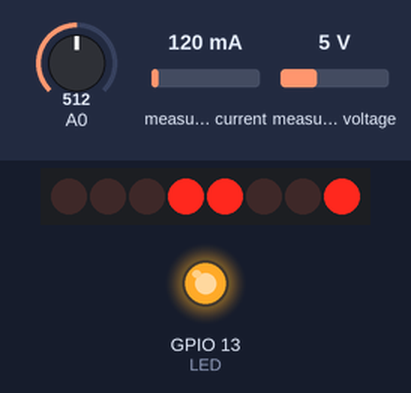
The sketch below on a simulated ESP8266 (NodeMCU). Shown: 8 port-expander outputs drawn as a row of LEDs (first output left, lit = HIGH), output pins drawn as LEDs (lit = HIGH). Wiring (inferred from the names in the program): PCF8574 port expander at I2C address 0x3E; INA219 current sensor at I2C address 0x40. Wiring (inferred from the signals the program sends): row of LEDs: on Q0, Q1, Q2, Q3, Q4, Q5, Q6, Q7. Inputs (shaded band) come from the test bench; at power-on: A0 = 512, measured current 120 mA, measured voltage 5 V. WiFi joins after 1.5 s; servers stay silent unless stated; uploads are accepted with an empty reply; what the sketch prints to the serial monitor is not drawn.

Above: at 0.4 s.
At 6.9 s:
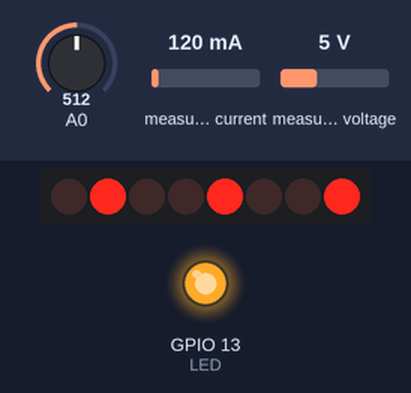
Timing chart, 0 to 8.4 s (numbered marks = the images above):
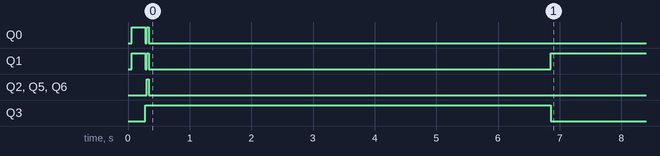

The sketch:

ESP8266_INA226.ino
```cpp
#include <ESP8266WiFi.h>
#include <ESP8266HTTPClient.h>
#include <Wire.h>
#include "INA226.h"
#include "ST7032.h"

extern "C" {
#include "user_interface.h"
}

// ----- ここをチームごとに書き換えてください -----
#define HOST "xxx.xxx.xx"
#define TEAM "team_X"
#define PASS "xxxxxxxxxx"
#define WIFI_SSID "KSA_team_X"
#define WIFI_PASS "xxxxxxxx"
#define CALIBRATION_A 1.0
#define CALIBRATION_B 0.0
// -------------------------------------------

#define LED 13
#define SDA 4
#define SCL 5
#define SAMPLING_INTERVAL 100 // 100ミリ秒間隔で計測
#define SAMPLING_COUNT    50  // 50回計測したら平均値を計算してデータを送信

INA226 ina226;
ST7032 lcd;

// 1. 初回起動時の処理
void setup() {
    Serial.begin(115200);
    delay(20);
    Serial.println("Start");
    pinMode(LED, OUTPUT);
    digitalWrite(13, HIGH);

    lcd.begin(16,2);
    lcd.setContrast(35);
    lcd.clear();

    ina226.begin(SDA, SCL);
    Serial.print("INA226 Manufacture ID: ");
    Serial.println(ina226.readId(), HEX);

    connect_to_wifi();
}

// 2. 繰り返し実行する処理
void loop() {
    float average_current;
    float average_voltage;
    float average_power;
    float average_wind_speed;

    static int index = 0;
    static float currents[SAMPLING_COUNT];
    static float voltages[SAMPLING_COUNT];
    static float wind_speeds[SAMPLING_COUNT];

    delay(SAMPLING_INTERVAL);

    // 2-1. データを測定
    currents[index]    = ina226.readCurrent();
    voltages[index]    = ina226.readVoltage();
    wind_speeds[index] = get_wind_speed();

    // 2-2. データが一定数溜まるまで、ここまでの処理を繰り返す
    if (index < SAMPLING_COUNT - 1) {
        index++;
        return;
    }

    // 2-3. 平均を計算
    average_current = mean(currents);
    average_voltage = mean(voltages) * 0.001;
    average_power   = average_current * average_voltage;
    average_wind_speed = mean(wind_speeds);
    print_measured_data(average_voltage, average_power, average_wind_speed);

    // 2-4. データを送信する前に Wi-Fi 接続状況をチェック
    reconnect_wifi_if_disconnected();
    print_wifi_rssi_lcd(0);

    // 2-5. データをクラウドに送信
    post_to_cloud(average_current, average_voltage, average_power, average_wind_speed);

    // 2-6. 次のサンプリングを実施するため、配列のインデックスを初期化
    index = 0;
}

float get_analog_voltage() {
    return system_adc_read() / 1024.0;
}

float get_wind_speed() {
    return (((get_analog_voltage() * 2.0 - 0.4) / 1.6 * 32.4) - CALIBRATION_B) / CALIBRATION_A;
}

void clear_lcd_row(int row) {
    lcd.setCursor(0, row);
    lcd.print("                ");
}

void connect_to_wifi() {
    Serial.print("Wi-Fi Connecting");
    lcd.setCursor(0,0);
    lcd.print("Wi-Fi Connecting");

    WiFi.begin(WIFI_SSID, WIFI_PASS);
    while (WiFi.status() != WL_CONNECTED) {
        Serial.print(".");
        delay(500);
    }
}

void reconnect_wifi_if_disconnected() {
    if (WiFi.status() != WL_CONNECTED) {
        Serial.println("Wi-Fi diconnected. Reconnecting...");
        connect_to_wifi();
    }
}

void print_wifi_rssi_lcd(int row) {
    char lcd_message[16];

    sprintf(lcd_message, "Wi-Fi %ddBm", wifi_station_get_rssi());
    clear_lcd_row(0);
    lcd.setCursor(0,0);
    lcd.print(lcd_message);
}

float mean(float* array) {
  float sum  = 0.0;

  for (int i = 0; i < SAMPLING_COUNT; i++) {
      sum += abs(array[i]);
  }
  return sum / (float)SAMPLING_COUNT;
}

void post_to_cloud(float current, float voltage, float power, float wind_speed) {
    char current_str[8];
    char voltage_str[8];
    char power_str[8];
    char wind_speed_str[8];
    char request[1024];
    char body[1024];
    HTTPClient http;

    dtostrf(current,   -1, 1, current_str);
    dtostrf(voltage,   -1, 1, voltage_str);
    dtostrf(power,     -1, 1, power_str);
    dtostrf(wind_speed,-1, 1, wind_speed_str);

    sprintf(request, "http://%s:%s@%s/db", TEAM, PASS, HOST);
    sprintf(body, "mA %s\nV %s\nmW %s\nm/s %s\n", current_str, voltage_str, power_str, wind_speed_str);
    Serial.println(request);
    Serial.print(body);

    http.begin(request);
    int httpCode = http.POST(body);
    Serial.printf("[HTTP] code: %d\n\n", httpCode);
}

void print_all(float* array) {
    for (int i = 0; i < SAMPLING_COUNT; i++) {
        Serial.print(array[i]);
        Serial.print(", ");
    }
    Serial.println("");
}

void print_measured_data(float voltage, float power, float wind) {
    char voltage_str[8];
    char power_str[8];
    char wind_str[8];
    char message[24];

    dtostrf(voltage, -1, 1, voltage_str);
    dtostrf(power,   -1, 1, power_str);
    dtostrf(wind,    -1, 1, wind_str);

    sprintf(message, "%sV %smW %sm", voltage_str, power_str, wind_str);
    clear_lcd_row(1);
    lcd.setCursor(0,1);
    lcd.print(message);
}
```

INA226.cpp
```cpp
// ORIGINAL https://github.com/TakehikoShimojima/Arduino-Current-Logger

#include <ESP8266WiFi.h>
#include <Wire.h>
#include "INA226.h"

#define INA226_ADDRESS 0x40
#define INA226_CONFIG_REG 0x00
#define INA226_SHUNTV_REG 0x01
#define INA226_BUSV_REG 0x02
#define INA226_POWER_REG 0x03
#define INA226_CURRENT_REG 0x04
#define INA226_CALIB_REG 0x05
#define INA226_MASK_REG 0x06

// AVG Bit [11:9]
#define INA226_AVG1    0b000
#define INA226_AVG4    0b001
#define INA226_AVG16   0b010
#define INA226_AVG64   0b011
#define INA226_AVG128  0b100
#define INA226_AVG256  0b101
#define INA226_AVG512  0b110
#define INA226_AVG1024 0b111

// VBUSCT Bit [8:6]
#define INA226_VBUSCT140u   0b000
#define INA226_VBUSCT204u   0b001
#define INA226_VBUSCT332u   0b010
#define INA226_VBUSCT588u   0b011
#define INA226_VBUSCT1100u  0b100
#define INA226_VBUSCT2116u  0b101
#define INA226_VBUSCT4156u  0b110
#define INA226_VBUSCT8244u  0b111

// VSHCT Bit [5:3]
#define INA226_VSHCT140u   0b000
#define INA226_VSHCT204u   0b001
#define INA226_VSHCT332u   0b010
#define INA226_VSHCT588u   0b011
#define INA226_VSHCT1100u  0b100
#define INA226_VSHCT2116u  0b101
#define INA226_VSHCT4156u  0b110
#define INA226_VSHCT8244u  0b111

INA226::INA226() {
}

INA226::~INA226() {
}

void INA226::begin(int sda, int sck) {
    int config = (INA226_AVG4 << 9) | (INA226_VBUSCT588u << 6) | (INA226_VSHCT588u << 3)
                 | 0b111;
    Wire.begin(sda, sck);

    Wire.beginTransmission(INA226_ADDRESS);
    Wire.write(INA226_CONFIG_REG);
    Wire.write((config >> 8) & 0x00ff);
    Wire.write(config & 0x00ff);
    Wire.endTransmission();
}

int INA226::readId(void) {
    int id;

    Wire.beginTransmission(INA226_ADDRESS);
    Wire.write(0xfe);
    Wire.endTransmission();
    Wire.requestFrom(INA226_ADDRESS, 2);
    id = Wire.read() << 8;
    id |= Wire.read();

    return (id);
}

short INA226::readCurrentReg(void) {
    short highbyte;
    short current_raw;

    Wire.beginTransmission(INA226_ADDRESS);
    Wire.write(INA226_SHUNTV_REG);
    Wire.endTransmission();

    Wire.requestFrom(INA226_ADDRESS, 2);
    highbyte = Wire.read();
    current_raw = (highbyte << 8) | Wire.read();

    return (current_raw);
}

float INA226::readCurrent(void) {
    float current = (float)readCurrentReg();

    // 1LSBが0.1mAなので、0.1倍してmAに (3.2Aモデルの場合)
    // 1LSBが1.25mAなので、1.25倍してmAに (20Aモデルの場合)

    return (current * 0.1);
}

short INA226::readVoltageReg(void) {
    short highbyte;
    short volt_raw;

    Wire.beginTransmission(INA226_ADDRESS);
    Wire.write(INA226_BUSV_REG);
    Wire.endTransmission();
    Wire.requestFrom(INA226_ADDRESS, 2);
    highbyte = Wire.read();
    volt_raw = (highbyte << 8) | Wire.read();

    return (volt_raw);
}

float INA226::readVoltage(void) {
    float volt = (float)readVoltageReg();

    // １LSBが1.25mVなので、1.25倍してmVに

    return (volt * 1.25);
}
```

INA226.h
```cpp
// ORIGINAL https://github.com/TakehikoShimojima/Arduino-Current-Logger

#ifndef INA266_H
#define INA266_H

#include <Wire.h>

class INA226
{
public:
    INA226(void);

    virtual ~INA226();

    void begin(int sda, int sck);

    int readId(void);

    float readCurrent(void);

    float readVoltage(void);

    short readCurrentReg(void);

    short readVoltageReg(void);

private:
};

#endif // INA226_H
```

ST7032.cpp
```cpp
// ORIGINAL: https://github.com/tomozh/arduino_ST7032
/*
  ST7032.cpp - Arduino LiquidCrystal compatible library

  Original source is Arduino LiquidCrystal liblary

  Author:  tomozh@gmail.com
  License: MIT

  History:
    2014.10.13 コントラスト値のbit7がBONビットに影響する不具合を修正
    2014.08.23 コンストラクタでI2Cアドレスを設定可能にした
    2013.05.21 1st release

 ------------------------
  Arduino        ST7032i
 ------------------------
  3.3V    --+-- VDD
            +-- -RES
  A4(SDA) --*-- SDA
  A5(SCL) --*-- SCL
  GND     ----- GND

  *... 10Kohm pull-up
 ------------------------

*/


#include "ST7032.h"
#include "Arduino.h"
#include <Wire.h>
#include <pgmspace.h>

// private methods

void ST7032::setDisplayControl(uint8_t setBit) {
  _displaycontrol |= setBit;
  command(LCD_DISPLAYCONTROL | _displaycontrol);
}

void ST7032::resetDisplayControl(uint8_t resetBit) {
  _displaycontrol &= ~resetBit;
  command(LCD_DISPLAYCONTROL | _displaycontrol);
}

void ST7032::setEntryMode(uint8_t setBit) {
  _displaymode |= setBit;
  command(LCD_ENTRYMODESET | _displaymode);
}

void ST7032::resetEntryMode(uint8_t resetBit) {
  _displaymode &= ~resetBit;
  command(LCD_ENTRYMODESET | _displaymode);
}

void ST7032::normalFunctionSet() {
  command(LCD_FUNCTIONSET | _displayfunction);
}

void ST7032::extendFunctionSet() {
  command(LCD_FUNCTIONSET | _displayfunction | LCD_EX_INSTRUCTION);
}


// public methods


ST7032::ST7032(int i2c_addr)
: _displaycontrol(0x00)
, _displaymode(0x00)
, _i2c_addr((uint8_t)i2c_addr)
{
//  begin(16, 1);
}

void ST7032::begin(uint8_t cols, uint8_t lines, uint8_t dotsize) {

  _displayfunction  = LCD_8BITMODE | LCD_1LINE | LCD_5x8DOTS;

  if (lines > 1) {
    _displayfunction |= LCD_2LINE;
  }
  _numlines = lines;
  _currline = 0;

  // for some 1 line displays you can select a 10 pixel high font
  if ((dotsize != 0) && (lines == 1)) {
    _displayfunction |= LCD_5x10DOTS;
  }

  Wire.begin(4,5);
  delay(40);               // Wait time >40ms After VDD stable

  // finally, set # lines, font size, etc.
  normalFunctionSet();

  extendFunctionSet();
  command(LCD_EX_SETBIASOSC | LCD_BIAS_1_5 | LCD_OSC_183HZ);            // 1/5bias, OSC=183Hz@3.0V
  command(LCD_EX_FOLLOWERCONTROL | LCD_FOLLOWER_ON | LCD_RAB_2_00);     // internal follower circuit is turn on
  delay(200);                                       // Wait time >200ms (for power stable)
  normalFunctionSet();

  // turn the display on with no cursor or blinking default
//  display();
  _displaycontrol   = 0x00;//LCD_DISPLAYON | LCD_CURSOROFF | LCD_BLINKOFF;
  setDisplayControl(LCD_DISPLAYON | LCD_CURSOROFF | LCD_BLINKOFF);

  // clear it off
  clear();

  // Initialize to default text direction (for romance languages)
//  command(LCD_ENTRYMODESET | _displaymode);
  _displaymode      = 0x00;//LCD_ENTRYLEFT | LCD_ENTRYSHIFTDECREMENT;
  setEntryMode(LCD_ENTRYLEFT | LCD_ENTRYSHIFTDECREMENT);
}

void ST7032::setContrast(uint8_t cont)
{
  extendFunctionSet();
  command(LCD_EX_CONTRASTSETL | (cont & 0x0f));                     // Contrast set
  command(LCD_EX_POWICONCONTRASTH | LCD_ICON_ON | LCD_BOOST_ON | ((cont >> 4) & 0x03)); // Power, ICON, Contrast control
  normalFunctionSet();
}

void ST7032::setIcon(uint8_t addr, uint8_t bit) {
  extendFunctionSet();
  command(LCD_EX_SETICONRAMADDR | (addr & 0x0f));                       // ICON address
  write(bit);
  normalFunctionSet();
}

/********** high level commands, for the user! */
void ST7032::clear()
{
  command(LCD_CLEARDISPLAY);  // clear display, set cursor position to zero
  delayMicroseconds(2000);  // this command takes a long time!
}

void ST7032::home()
{
  command(LCD_RETURNHOME);  // set cursor position to zero
  delayMicroseconds(2000);  // this command takes a long time!
}

void ST7032::setCursor(uint8_t col, uint8_t row)
{
  const int row_offsets[] = { 0x00, 0x40, 0x14, 0x54 };

  if ( row > _numlines ) {
    row = _numlines-1;    // we count rows starting w/0
  }

  command(LCD_SETDDRAMADDR | (col + row_offsets[row]));
}

// Turn the display on/off (quickly)
void ST7032::noDisplay() {
  resetDisplayControl(LCD_DISPLAYON);
}
void ST7032::display() {
  setDisplayControl(LCD_DISPLAYON);
}

// Turns the underline cursor on/off
void ST7032::noCursor() {
  resetDisplayControl(LCD_CURSORON);
}
void ST7032::cursor() {
  setDisplayControl(LCD_CURSORON);
}

// Turn on and off the blinking cursor
void ST7032::noBlink() {
  resetDisplayControl(LCD_BLINKON);
}
void ST7032::blink() {
  setDisplayControl(LCD_BLINKON);
}

// These commands scroll the display without changing the RAM
void ST7032::scrollDisplayLeft(void) {
  command(LCD_CURSORSHIFT | LCD_DISPLAYMOVE | LCD_MOVELEFT);
}

void ST7032::scrollDisplayRight(void) {
  command(LCD_CURSORSHIFT | LCD_DISPLAYMOVE | LCD_MOVERIGHT);
}

// This is for text that flows Left to Right
void ST7032::leftToRight(void) {
  setEntryMode(LCD_ENTRYLEFT);
}

// This is for text that flows Right to Left
void ST7032::rightToLeft(void) {
  resetEntryMode(LCD_ENTRYLEFT);
}

// This will 'right justify' text from the cursor
void ST7032::autoscroll(void) {
  setEntryMode(LCD_ENTRYSHIFTINCREMENT);
}

// This will 'left justify' text from the cursor
void ST7032::noAutoscroll(void) {
  resetEntryMode(LCD_ENTRYSHIFTINCREMENT);
}

// Allows us to fill the first 8 CGRAM locations
// with custom characters
void ST7032::createChar(uint8_t location, uint8_t charmap[]) {
  location &= 0x7; // we only have 8 locations 0-7
  command(LCD_SETCGRAMADDR | (location << 3));
  for (int i=0; i<8; i++) {
    write(charmap[i]);
  }
}

/*********** mid level commands, for sending data/cmds */

void ST7032::command(uint8_t value) {
  Wire.beginTransmission(_i2c_addr);
  Wire.write((uint8_t)0x00);
  Wire.write(value);
  Wire.endTransmission();
  delayMicroseconds(27);    // >26.3us
}

size_t ST7032::write(uint8_t value) {
  Wire.beginTransmission(_i2c_addr);
  Wire.write((uint8_t)0x40);
  Wire.write(value);
  Wire.endTransmission();
  delayMicroseconds(27);    // >26.3us

  return 1;
}
```

Source omitted: ST7032.h (4939 bytes)

Measured:
- by itself, Q1: HIGH → LOW at 0.28 s, → HIGH 0.02 s later, → LOW 0.04 s later, → HIGH 6.5 s later
- by itself, Q3: HIGH → LOW at 6.9 s
